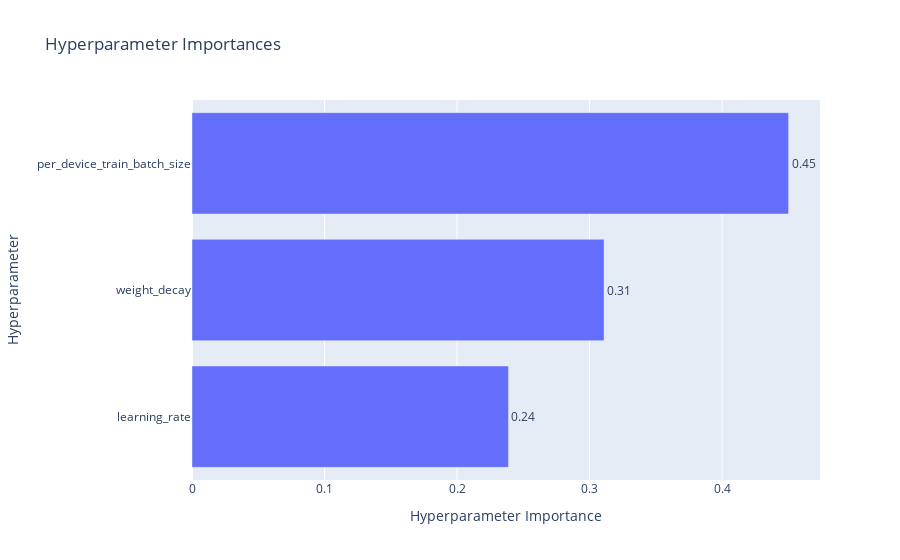
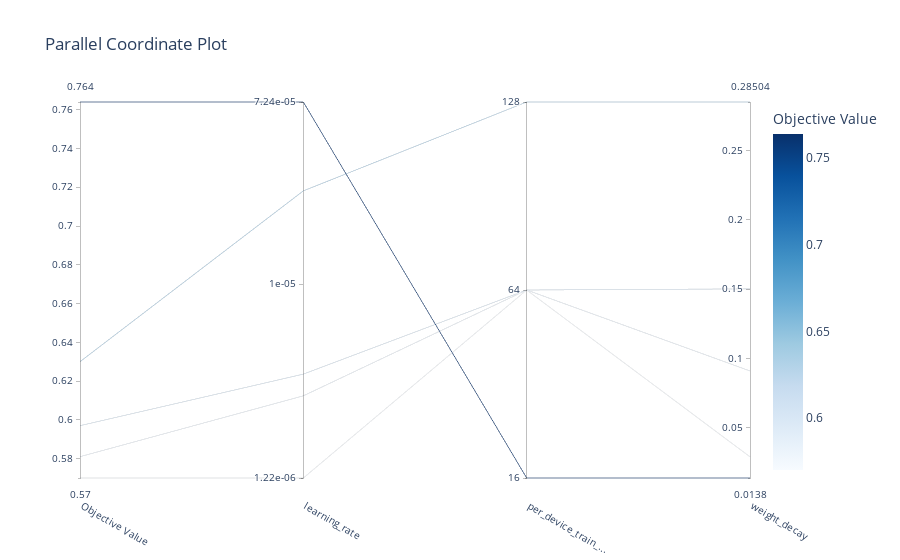
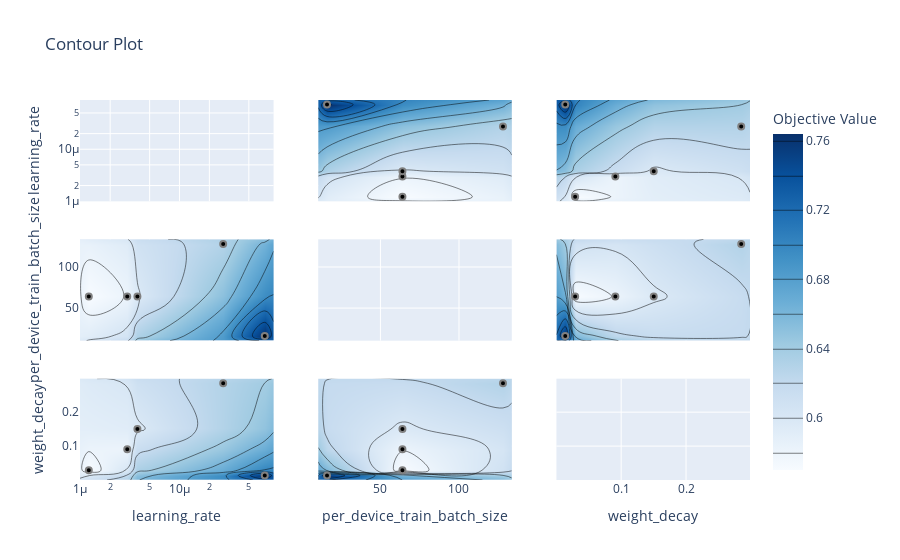

Write notebook code for charts like these, in order.
### Markdown cell above
### **Visualize Results**

#### **Instructions**

* Use the `optuna` study object to visualize results after trials are completed.
* Generate plots to understand patterns in trial outcomes.
* Visualize key hyperparameters and their relationship with model performance.

### Code cell
import optuna
import optuna.visualization as vis

storage = optuna.storages.RDBStorage("sqlite:///optuna_trials.db")

study = optuna.load_study(
    study_name="transformers_optuna_study",
    storage=storage
)

vis.plot_param_importances(study).show()

vis.plot_parallel_coordinate(study).show()

vis.plot_contour(study).show()

### Figure 1 — Plotly figure (JSON) as saved in the notebook; plotly's stock layout.template omitted (floating-point values rounded to 4 significant figures)
{"data": [{"cliponaxis": false, "hovertemplate": ["learning_rate (FloatDistribution): 0.2388176156849901<extra></extra>", "weight_decay (FloatDistribution): 0.31096699871603595<extra></extra>", "per_device_train_batch_size (CategoricalDistribution): 0.45021538559897395<extra></extra>"], "name": "Objective Value", "orientation": "h", "text": ["0.24", "0.31", "0.45"], "textposition": "outside", "type": "bar", "x": [0.2388, 0.311, 0.4502], "y": ["learning_rate", "weight_decay", "per_device_train_batch_size"]}], "layout": {"title": {"text": "Hyperparameter Importances"}, "xaxis": {"title": {"text": "Hyperparameter Importance"}}, "yaxis": {"title": {"text": "Hyperparameter"}}}}

### Figure 2 — Plotly figure (JSON) as saved in the notebook; plotly's stock layout.template omitted (floating-point values rounded to 4 significant figures)
{"data": [{"dimensions": [{"label": "Objective Value", "range": [0.57, 0.764], "values": [0.764, 0.57, 0.581, 0.597, 0.63]}, {"label": "learning_rate", "range": [-5.914, -4.14], "ticktext": ["1.22e-06", "1e-05", "7.24e-05"], "tickvals": [-5.914, -5, -4.14], "values": [-4.14, -5.914, -5.527, -5.424, -4.56]}, {"label": "per_device_train_...", "range": [0, 2], "ticktext": ["16", "64", "128"], "tickvals": [0, 1, 2], "values": [0, 1, 1, 1, 2]}, {"label": "weight_decay", "range": [0.0138, 0.285], "values": [0.0138, 0.02906, 0.09102, 0.1502, 0.285]}], "labelangle": 30, "labelside": "bottom", "line": {"color": [0.764, 0.57, 0.581, 0.597, 0.63], "colorbar": {"title": {"text": "Objective Value"}}, "colorscale": [[0, "rgb(247,251,255)"], [0.125, "rgb(222,235,247)"], [0.25, "rgb(198,219,239)"], [0.375, "rgb(158,202,225)"], [0.5, "rgb(107,174,214)"], [0.625, "rgb(66,146,198)"], [0.75, "rgb(33,113,181)"], [0.875, "rgb(8,81,156)"], [1, "rgb(8,48,107)"]], "reversescale": false, "showscale": true}, "type": "parcoords"}], "layout": {"title": {"text": "Parallel Coordinate Plot"}}}

### Figure 3 — Plotly figure (JSON) as saved in the notebook; plotly's stock layout.template omitted (floating-point values rounded to 4 significant figures)
{"data": [{"type": "scatter", "xaxis": "x", "yaxis": "y"}, {"colorbar": {"title": {"text": "Objective Value"}}, "colorscale": [[0, "rgb(247,251,255)"], [0.125, "rgb(222,235,247)"], [0.25, "rgb(198,219,239)"], [0.375, "rgb(158,202,225)"], [0.5, "rgb(107,174,214)"], [0.625, "rgb(66,146,198)"], [0.75, "rgb(33,113,181)"], [0.875, "rgb(8,81,156)"], [1, "rgb(8,48,107)"]], "connectgaps": true, "contours": {"coloring": "heatmap"}, "hoverinfo": "none", "line": {"smoothing": 1.3}, "reversescale": false, "showscale": true, "type": "contour", "x": [9.928e-07, 1.218e-06, 2.973e-06, 3.764e-06, 2.756e-05, 7.237e-05, 8.876e-05], "xaxis": "x4", "y": [10.4, 16, 64, 128, 133.6], "yaxis": "y4", "z": [[NaN, NaN, NaN, NaN, NaN, NaN, NaN], [NaN, NaN, NaN, NaN, NaN, 0.764, NaN], [NaN, 0.57, 0.581, 0.597, NaN, NaN, NaN], [NaN, NaN, NaN, NaN, 0.63, NaN, NaN], [NaN, NaN, NaN, NaN, NaN, NaN, NaN]]}, {"marker": {"color": "black", "line": {"color": "Gray", "width": 2}}, "mode": "markers", "name": "Feasible Trial", "showlegend": false, "type": "scatter", "x": [7.237e-05, 2.756e-05, 1.218e-06, 2.973e-06, 3.764e-06], "xaxis": "x4", "y": [16, 128, 64, 64, 64], "yaxis": "y4"}, {"colorbar": {"title": {"text": "Objective Value"}}, "colorscale": [[0, "rgb(247,251,255)"], [0.125, "rgb(222,235,247)"], [0.25, "rgb(198,219,239)"], [0.375, "rgb(158,202,225)"], [0.5, "rgb(107,174,214)"], [0.625, "rgb(66,146,198)"], [0.75, "rgb(33,113,181)"], [0.875, "rgb(8,81,156)"], [1, "rgb(8,48,107)"]], "connectgaps": true, "contours": {"coloring": "heatmap"}, "hoverinfo": "none", "line": {"smoothing": 1.3}, "reversescale": false, "showscale": false, "type": "contour", "x": [9.928e-07, 1.218e-06, 2.973e-06, 3.764e-06, 2.756e-05, 7.237e-05, 8.876e-05], "xaxis": "x7", "y": [0.0002362, 0.0138, 0.02906, 0.09102, 0.1502, 0.285, 0.2986], "yaxis": "y7", "z": [[NaN, NaN, NaN, NaN, NaN, NaN, NaN], [NaN, NaN, NaN, NaN, NaN, 0.764, NaN], [NaN, 0.57, NaN, NaN, NaN, NaN, NaN], [NaN, NaN, 0.581, NaN, NaN, NaN, NaN], [NaN, NaN, NaN, 0.597, NaN, NaN, NaN], [NaN, NaN, NaN, NaN, 0.63, NaN, NaN], [NaN, NaN, NaN, NaN, NaN, NaN, NaN]]}, {"marker": {"color": "black", "line": {"color": "Gray", "width": 2}}, "mode": "markers", "name": "Feasible Trial", "showlegend": false, "type": "scatter", "x": [7.237e-05, 2.756e-05, 1.218e-06, 2.973e-06, 3.764e-06], "xaxis": "x7", "y": [0.0138, 0.285, 0.02906, 0.09102, 0.1502], "yaxis": "y7"}, {"colorbar": {"title": {"text": "Objective Value"}}, "colorscale": [[0, "rgb(247,251,255)"], [0.125, "rgb(222,235,247)"], [0.25, "rgb(198,219,239)"], [0.375, "rgb(158,202,225)"], [0.5, "rgb(107,174,214)"], [0.625, "rgb(66,146,198)"], [0.75, "rgb(33,113,181)"], [0.875, "rgb(8,81,156)"], [1, "rgb(8,48,107)"]], "connectgaps": true, "contours": {"coloring": "heatmap"}, "hoverinfo": "none", "line": {"smoothing": 1.3}, "reversescale": false, "showscale": false, "type": "contour", "x": [10.4, 16, 64, 128, 133.6], "xaxis": "x2", "y": [9.928e-07, 1.218e-06, 2.973e-06, 3.764e-06, 2.756e-05, 7.237e-05, 8.876e-05], "yaxis": "y2", "z": [[NaN, NaN, NaN, NaN, NaN], [NaN, NaN, 0.57, NaN, NaN], [NaN, NaN, 0.581, NaN, NaN], [NaN, NaN, 0.597, NaN, NaN], [NaN, NaN, NaN, 0.63, NaN], [NaN, 0.764, NaN, NaN, NaN], [NaN, NaN, NaN, NaN, NaN]]}, {"marker": {"color": "black", "line": {"color": "Gray", "width": 2}}, "mode": "markers", "name": "Feasible Trial", "showlegend": false, "type": "scatter", "x": [16, 128, 64, 64, 64], "xaxis": "x2", "y": [7.237e-05, 2.756e-05, 1.218e-06, 2.973e-06, 3.764e-06], "yaxis": "y2"}, {"type": "scatter", "xaxis": "x5", "yaxis": "y5"}, {"colorbar": {"title": {"text": "Objective Value"}}, "colorscale": [[0, "rgb(247,251,255)"], [0.125, "rgb(222,235,247)"], [0.25, "rgb(198,219,239)"], [0.375, "rgb(158,202,225)"], [0.5, "rgb(107,174,214)"], [0.625, "rgb(66,146,198)"], [0.75, "rgb(33,113,181)"], [0.875, "rgb(8,81,156)"], [1, "rgb(8,48,107)"]], "connectgaps": true, "contours": {"coloring": "heatmap"}, "hoverinfo": "none", "line": {"smoothing": 1.3}, "reversescale": false, "showscale": false, "type": "contour", "x": [10.4, 16, 64, 128, 133.6], "xaxis": "x8", "y": [0.0002362, 0.0138, 0.02906, 0.09102, 0.1502, 0.285, 0.2986], "yaxis": "y8", "z": [[NaN, NaN, NaN, NaN, NaN], [NaN, 0.764, NaN, NaN, NaN], [NaN, NaN, 0.57, NaN, NaN], [NaN, NaN, 0.581, NaN, NaN], [NaN, NaN, 0.597, NaN, NaN], [NaN, NaN, NaN, 0.63, NaN], [NaN, NaN, NaN, NaN, NaN]]}, {"marker": {"color": "black", "line": {"color": "Gray", "width": 2}}, "mode": "markers", "name": "Feasible Trial", "showlegend": false, "type": "scatter", "x": [16, 128, 64, 64, 64], "xaxis": "x8", "y": [0.0138, 0.285, 0.02906, 0.09102, 0.1502], "yaxis": "y8"}, {"colorbar": {"title": {"text": "Objective Value"}}, "colorscale": [[0, "rgb(247,251,255)"], [0.125, "rgb(222,235,247)"], [0.25, "rgb(198,219,239)"], [0.375, "rgb(158,202,225)"], [0.5, "rgb(107,174,214)"], [0.625, "rgb(66,146,198)"], [0.75, "rgb(33,113,181)"], [0.875, "rgb(8,81,156)"], [1, "rgb(8,48,107)"]], "connectgaps": true, "contours": {"coloring": "heatmap"}, "hoverinfo": "none", "line": {"smoothing": 1.3}, "reversescale": false, "showscale": false, "type": "contour", "x": [0.0002362, 0.0138, 0.02906, 0.09102, 0.1502, 0.285, 0.2986], "xaxis": "x3", "y": [9.928e-07, 1.218e-06, 2.973e-06, 3.764e-06, 2.756e-05, 7.237e-05, 8.876e-05], "yaxis": "y3", "z": [[NaN, NaN, NaN, NaN, NaN, NaN, NaN], [NaN, NaN, 0.57, NaN, NaN, NaN, NaN], [NaN, NaN, NaN, 0.581, NaN, NaN, NaN], [NaN, NaN, NaN, NaN, 0.597, NaN, NaN], [NaN, NaN, NaN, NaN, NaN, 0.63, NaN], [NaN, 0.764, NaN, NaN, NaN, NaN, NaN], [NaN, NaN, NaN, NaN, NaN, NaN, NaN]]}, {"marker": {"color": "black", "line": {"color": "Gray", "width": 2}}, "mode": "markers", "name": "Feasible Trial", "showlegend": false, "type": "scatter", "x": [0.0138, 0.285, 0.02906, 0.09102, 0.1502], "xaxis": "x3", "y": [7.237e-05, 2.756e-05, 1.218e-06, 2.973e-06, 3.764e-06], "yaxis": "y3"}, {"colorbar": {"title": {"text": "Objective Value"}}, "colorscale": [[0, "rgb(247,251,255)"], [0.125, "rgb(222,235,247)"], [0.25, "rgb(198,219,239)"], [0.375, "rgb(158,202,225)"], [0.5, "rgb(107,174,214)"], [0.625, "rgb(66,146,198)"], [0.75, "rgb(33,113,181)"], [0.875, "rgb(8,81,156)"], [1, "rgb(8,48,107)"]], "connectgaps": true, "contours": {"coloring": "heatmap"}, "hoverinfo": "none", "line": {"smoothing": 1.3}, "reversescale": false, "showscale": false, "type": "contour", "x": [0.0002362, 0.0138, 0.02906, 0.09102, 0.1502, 0.285, 0.2986], "xaxis": "x6", "y": [10.4, 16, 64, 128, 133.6], "yaxis": "y6", "z": [[NaN, NaN, NaN, NaN, NaN, NaN, NaN], [NaN, 0.764, NaN, NaN, NaN, NaN, NaN], [NaN, NaN, 0.57, 0.581, 0.597, NaN, NaN], [NaN, NaN, NaN, NaN, NaN, 0.63, NaN], [NaN, NaN, NaN, NaN, NaN, NaN, NaN]]}, {"marker": {"color": "black", "line": {"color": "Gray", "width": 2}}, "mode": "markers", "name": "Feasible Trial", "showlegend": false, "type": "scatter", "x": [0.0138, 0.285, 0.02906, 0.09102, 0.1502], "xaxis": "x6", "y": [16, 128, 64, 64, 64], "yaxis": "y6"}, {"type": "scatter", "xaxis": "x9", "yaxis": "y9"}], "layout": {"title": {"text": "Contour Plot"}, "xaxis": {"anchor": "y", "domain": [0, 0.2889], "matches": "x7", "range": [-6.003, -4.052], "showticklabels": false, "type": "log"}, "xaxis2": {"anchor": "y2", "domain": [0.3556, 0.6444], "matches": "x8", "range": [10.4, 133.6], "showticklabels": false}, "xaxis3": {"anchor": "y3", "domain": [0.7111, 1], "matches": "x9", "range": [0.0002362, 0.2986], "showticklabels": false}, "xaxis4": {"anchor": "y4", "domain": [0, 0.2889], "matches": "x7", "range": [-6.003, -4.052], "showticklabels": false, "type": "log"}, "xaxis5": {"anchor": "y5", "domain": [0.3556, 0.6444], "matches": "x8", "range": [10.4, 133.6], "showticklabels": false}, "xaxis6": {"anchor": "y6", "domain": [0.7111, 1], "matches": "x9", "range": [0.0002362, 0.2986], "showticklabels": false}, "xaxis7": {"anchor": "y7", "domain": [0, 0.2889], "range": [-6.003, -4.052], "title": {"text": "learning_rate"}, "type": "log"}, "xaxis8": {"anchor": "y8", "domain": [0.3556, 0.6444], "range": [10.4, 133.6], "title": {"text": "per_device_train_batch_size"}}, "xaxis9": {"anchor": "y9", "domain": [0.7111, 1], "range": [0.0002362, 0.2986], "title": {"text": "weight_decay"}}, "yaxis": {"anchor": "x", "domain": [0.7333, 1], "range": [-6.003, -4.052], "title": {"text": "learning_rate"}, "type": "log"}, "yaxis2": {"anchor": "x2", "domain": [0.7333, 1], "matches": "y", "range": [-6.003, -4.052], "showticklabels": false, "type": "log"}, "yaxis3": {"anchor": "x3", "domain": [0.7333, 1], "matches": "y", "range": [-6.003, -4.052], "showticklabels": false, "type": "log"}, "yaxis4": {"anchor": "x4", "domain": [0.3667, 0.6333], "range": [10.4, 133.6], "title": {"text": "per_device_train_batch_size"}}, "yaxis5": {"anchor": "x5", "domain": [0.3667, 0.6333], "matches": "y4", "range": [10.4, 133.6], "showticklabels": false}, "yaxis6": {"anchor": "x6", "domain": [0.3667, 0.6333], "matches": "y4", "range": [10.4, 133.6], "showticklabels": false}, "yaxis7": {"anchor": "x7", "domain": [0, 0.2667], "range": [0.0002362, 0.2986], "title": {"text": "weight_decay"}}, "yaxis8": {"anchor": "x8", "domain": [0, 0.2667], "matches": "y7", "range": [0.0002362, 0.2986], "showticklabels": false}, "yaxis9": {"anchor": "x9", "domain": [0, 0.2667], "matches": "y7", "range": [0.0002362, 0.2986], "showticklabels": false}}}
